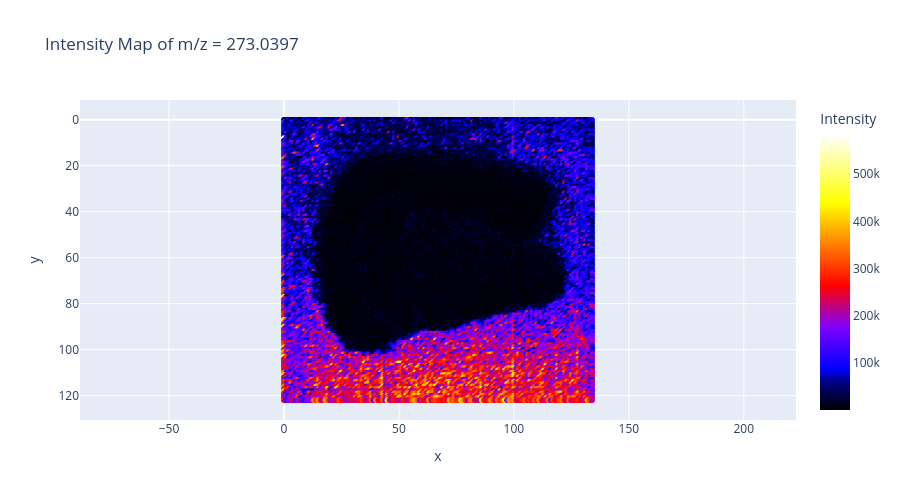

Here is the notebook cell this chart was saved with:
### Code cell
plot_mz_across_sample_custom(adata, target_mz=273.0397, tol=0.0001)

### Figure 1 — Plotly figure (JSON) as saved in the notebook; plotly's stock layout.template omitted (floating-point values rounded to 4 significant figures; data arrays with more than 128 entries replaced by an {"elided": "..."} marker saying what was removed)
{"data": [{"hovertemplate": "x=%{x}<br>y=%{y}<br>Intensity=%{marker.color}<extra></extra>", "legendgroup": "", "marker": {"color": {"elided": "16605 int values"}, "coloraxis": "coloraxis", "symbol": "circle"}, "mode": "markers", "name": "", "showlegend": false, "type": "scattergl", "x": {"elided": "16605 int values"}, "xaxis": "x", "y": {"elided": "16605 int values"}, "yaxis": "y"}], "layout": {"coloraxis": {"colorbar": {"title": {"text": "Intensity"}}, "colorscale": [[0, "#000000"], [0.1, "#000080"], [0.15, "#0000FF"], [0.3, "#8000FF"], [0.45, "#FF0000"], [0.6, "#FF8000"], [0.75, "#FFFF00"], [1, "#FFFFFF"]]}, "height": 500, "legend": {"tracegroupgap": 0}, "title": {"text": "Intensity Map of m/z = 273.0397"}, "xaxis": {"anchor": "y", "domain": [0, 1], "title": {"text": "x"}}, "yaxis": {"anchor": "x", "autorange": "reversed", "domain": [0, 1], "scaleanchor": "x", "title": {"text": "y"}}}}
